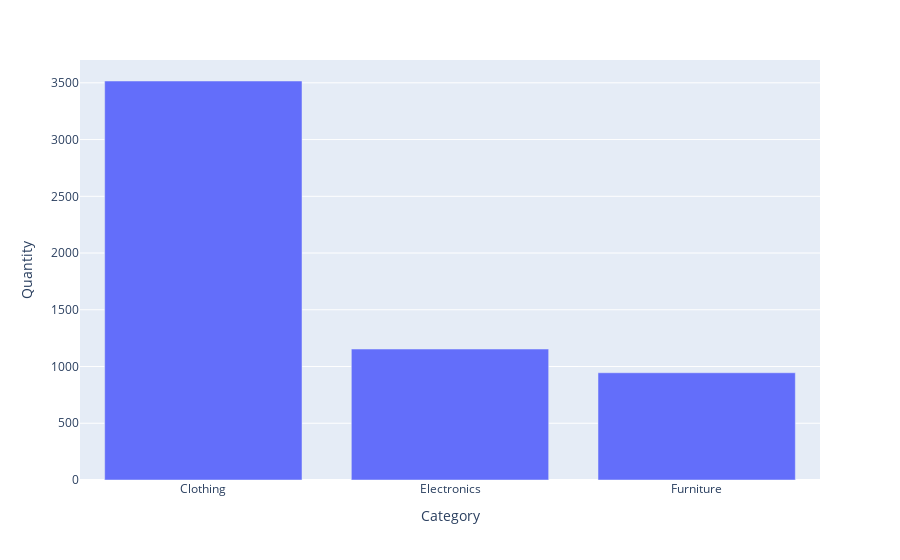

Notebook code cell kept with this figure:
### Code cell
fig3 = px.bar(df3, x= 'Category', y='Quantity')
fig3

### Figure 1 — Plotly figure (JSON) as saved in the notebook; plotly's stock layout.template omitted (floating-point values rounded to 4 significant figures)
{"data": [{"alignmentgroup": "True", "hovertemplate": "Category=%{x}<br>Quantity=%{y}<extra></extra>", "legendgroup": "", "marker": {"color": "#636efa", "pattern": {"shape": ""}}, "name": "", "offsetgroup": "", "orientation": "v", "showlegend": false, "textposition": "auto", "type": "bar", "x": ["Clothing", "Electronics", "Furniture"], "xaxis": "x", "y": [3516, 1154, 945], "yaxis": "y"}], "layout": {"barmode": "relative", "legend": {"tracegroupgap": 0}, "margin": {"t": 60}, "xaxis": {"anchor": "y", "domain": [0, 1], "title": {"text": "Category"}}, "yaxis": {"anchor": "x", "domain": [0, 1], "title": {"text": "Quantity"}}}}
